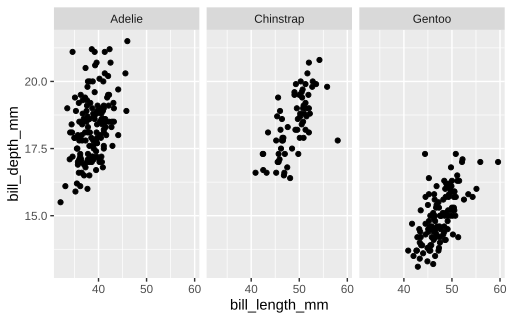

This chart was generated by the following R code:
library(ggplot2)
library(palmerpenguins)

ggplot(penguins, aes(bill_length_mm, bill_depth_mm)) +
  geom_point() +
  facet_wrap(~species)
